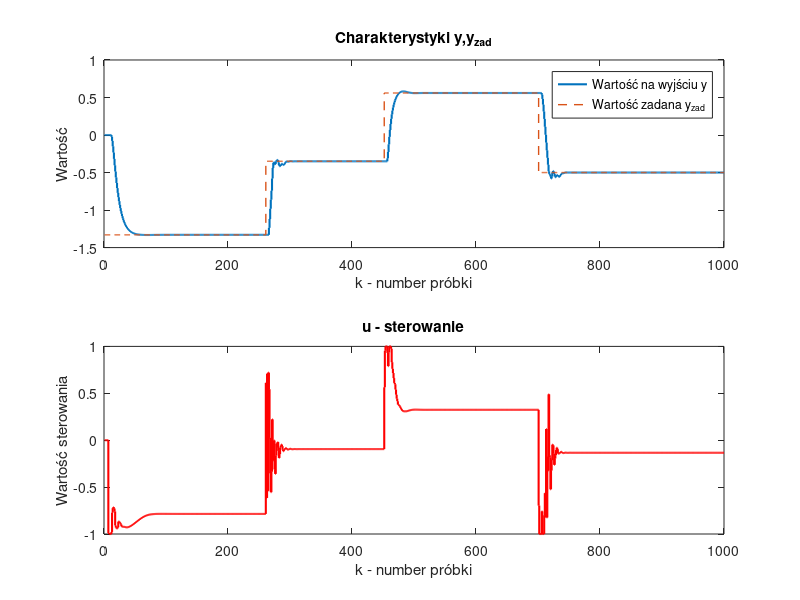

This chart was generated by the following MATLAB code: (Note: this script raises an error after producing the figure.)

clear;
kk=1000;
Upp = 0;
Ypp =0;
u(1:kk)=Upp;
y(1:kk)=Ypp;
e(1:kk) = 0;
q = zeros(kk,4);
q4= zeros(kk,4);
q3= zeros(kk,4);
q2 = zeros(kk,4);
q1 = zeros(kk,4);
%% Przykładowe wartości zadanej yzad
yzad(1:260)=-1.33;
yzad(261:451)= -0.35;
yzad(452:700) = 0.56;
yzad(701:1000) = -0.5;
alpha1 = -1.489028;
alpha2 = 0.535261;
beta1 = 0.012757;
beta2 = 0.010360;
x1(1:kk) =0;
x2(1:kk) = 0;
w10(1,1)=-7.5439464038e-001; w1(1,1)=-2.4729260747e-001; w1(1,2)=2.1618095860e-001; w1(1,3)=1.3359820237e-001; w1(1,4)=-5.8677024284e-001; 
w10(2,1)=4.4940855926e-002; w1(2,1)=-1.1527615738e+000; w1(2,2)=-3.0334457972e-002; w1(2,3)=-6.2598120076e-001; w1(2,4)=3.4160399221e-001; 
w10(3,1)=-8.9519937766e-001; w1(3,1)=1.9962520740e+000; w1(3,2)=3.2069660162e-001; w1(3,3)=7.6220186302e-001; w1(3,4)=-5.2518129694e-001; 
w10(4,1)=-2.1199101214e-001; w1(4,1)=1.8592984543e-001; w1(4,2)=-3.1615014427e-001; w1(4,3)=-1.5501919643e+000; w1(4,4)=1.2909028419e+000; 
w10(5,1)=6.9720807584e-001; w1(5,1)=-9.7487164023e-002; w1(5,2)=1.1623968610e-001; w1(5,3)=-5.5126805074e-002; w1(5,4)=-5.2284139926e-001; 
w10(6,1)=-1.7680498293e-001; w1(6,1)=-3.9689581962e-001; w1(6,2)=-1.5263336482e-001; w1(6,3)=-5.2756825763e-001; w1(6,4)=5.6212207388e-001; 
w10(7,1)=2.6054205492e-001; w1(7,1)=1.6637103093e+000; w1(7,2)=2.4489524567e+000; w1(7,3)=3.7552421676e-002; w1(7,4)=-3.3059585842e-002; 
w10(8,1)=-5.7468889881e-001; w1(8,1)=2.4135554671e+000; w1(8,2)=-6.9066250808e-002; w1(8,3)=6.0784960052e-001; w1(8,4)=-8.3426547907e-001; 
w20=-3.8317011942e-001; w2(1)=-1.2014429213e+000; w2(2)=-4.8003235080e-002; w2(3)=-6.1687596498e-002; w2(4)=-1.1175435762e+000; w2(5)=-9.3511553201e-001; w2(6)=3.6100482489e-001; w2(7)=2.5383062952e-002; w2(8)=7.3579113574e-002;
delta = 1e-5;
d(1:kk) = 0;
teta = 5;
y_ob(1:kk) = 0;
N = 81;
Nu=11;
%% Pętla regulatora
lambda = 0.8667;
Umax =1;
Umin = -1;

for k=7:kk
    g1 = (exp(7.5 * u(k-5))-1)/(exp(7.5*u(k-5))+1);
    x1(k) = -alpha1 * x1(k-1) + x2(k-1) + beta1 * g1;
    x2(k) = -alpha2 * x1(k-1) + beta2 *g1;
    g2 = 1.2 * (1 - exp(-1.5 * x1(k)));
    y_ob(k) = g2;
    q(k,:) =  [u(k-teta) u(k-teta-1) y_ob(k-1) y_ob(k-2)];
    q1(k,:) = [u(k-teta)+delta u(k-teta-1) y_ob(k-1) y_ob(k-2)];
    q2(k,:) = [u(k - teta) u(k-teta-1)+delta y_ob(k-1) y_ob(k-2)];
    q3(k,:) = [u(k-teta) u(k-teta-1) y_ob(k-1)+delta y_ob(k-2)];
    q4(k,:) = [u(k-teta) u(k-teta-1) y_ob(k-1) y_ob(k-2)+delta];
    y(k) = w20 + w2*tanh(w10 + w1*q(k,:)');
    b5 =  (w20 + w2*tanh(w10 + w1*q1(k,:)') - y(k))/delta;
    b6 =  (w20 + w2*tanh(w10 + w1*q2(k,:)') - y(k))/delta;
    b = [0,0,0,0,b5,b6];
    a1 =  - (w20 + w2*tanh(w10 + w1*q3(k,:)') - y(k))/delta;
    a2 =  - (w20 + w2*tanh(w10 + w1*q4(k,:)') - y(k))/delta;
    a = [a1,a2];
    d(k) = y_ob(k) -y(k);
    Y_swobodne(1:N) = 0 ;
    for i=1:N
        if i>=3
            q_pred = [u(k+min(-1,-teta+i)) u(k+min(-1,-teta+i-1)) Y_swobodne(i-1) Y_swobodne(i-2)];
        elseif i==2
            q_pred = [u(k+min(-1,-teta+i)) u(k+min(-1,-teta+i-1)) Y_swobodne(i-1) y_ob(k)];
        else
            q_pred = [u(k+min(-1,-teta+i)) u(k+min(-1,-teta+i-1)) y_ob(k-1+i) y_ob(k-2+i)];
        end
        Y_swobodne(i) = w20 + w2*tanh(w10 + w1*q_pred')+ d(k);
    end
    s(1:N) = 0;
    for j=1:N
        b_czlon = 0;
        a_czlon = 0;
        for i=1:min(j,length(b))
            b_czlon = b_czlon + b(i);
        end
        for p = 1:min(j-1,length(a))
             a_czlon = a_czlon + (a(p) * s(j-p));
        end
        s(j) = b_czlon - a_czlon;
    end
    M = zeros(N,Nu);
    % Macierz M
        for i = 1:N
            for j = 1:Nu
                if (i-j+1) > 0
                    M(i,j) = s(i-j+1);
                end
            end
        end
        Alpha = eye(Nu, Nu) * lambda;
        Yzadk = yzad(k) * ones(N, 1);
        K = inv(M' * M + Alpha) * M';
        dU = K * (Yzadk - Y_swobodne');
        u(k) = dU(1) + u(k-1);
        u(k) = max(min(u(k), Umax), Umin);
        e(k) = (yzad(k) -y_ob(k));
end
sum(e.^2)
%% Przygotowanie wykresów i wizualizacja
t = linspace(1,kk,kk);
figure
subplot(2,1,2)
stairs(t,u,'LineWidth',1.5, Color='r');
title('u - sterowanie');
xlabel('k - number próbki');
ylabel("Wartość sterowania")
subplot(2,1,1)
% matlab2tikz ('zad4PID_u.tex' , 'showInfo' , false)
stairs(t,y_ob,'LineWidth',1.5);
hold on
stairs(t,yzad,'LineWidth',1, 'LineStyle','--');
title('Charakterystyki y,y_{zad}');
xlabel('k - number próbki');
ylabel('Wartość')
legend("Wartość na wyjściu y", "Wartość zadana y_{zad}",Location="northwest")
matlab2tikz ('zad_npl_fi_test.tex' , 'showInfo' , false)